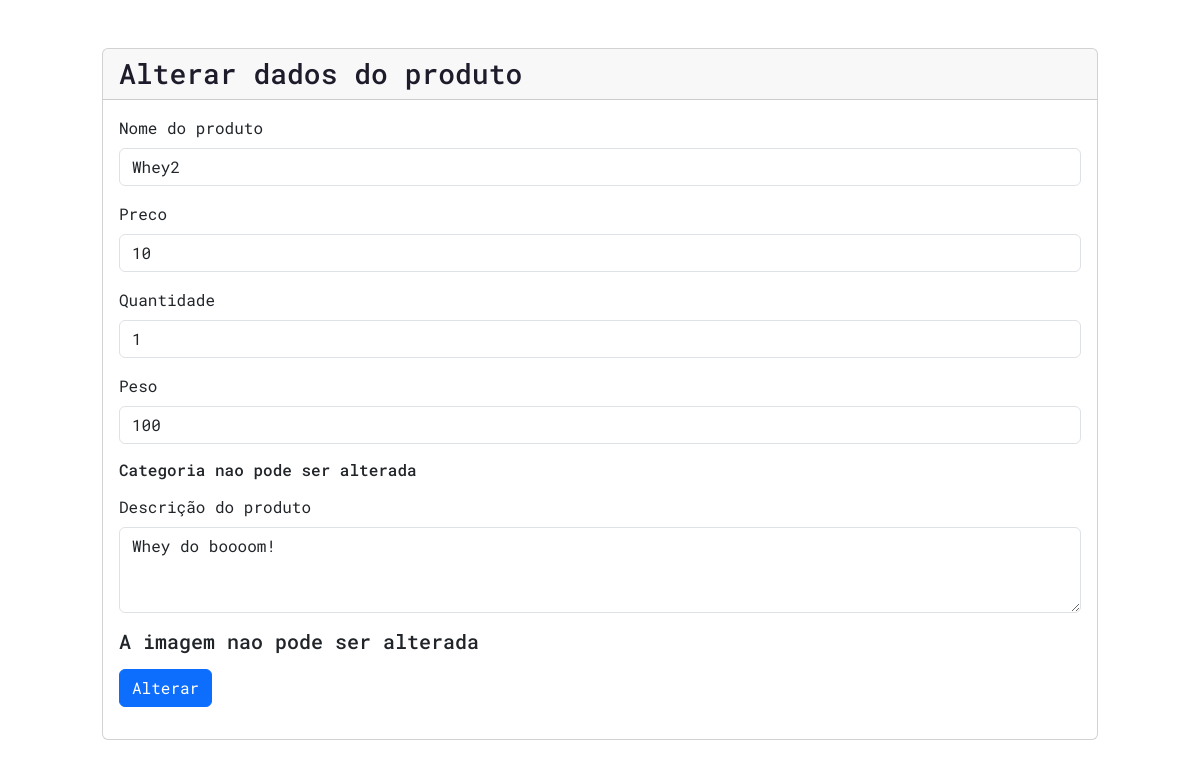
The page /editProduto.php?id=1 on the database as committed earlier.
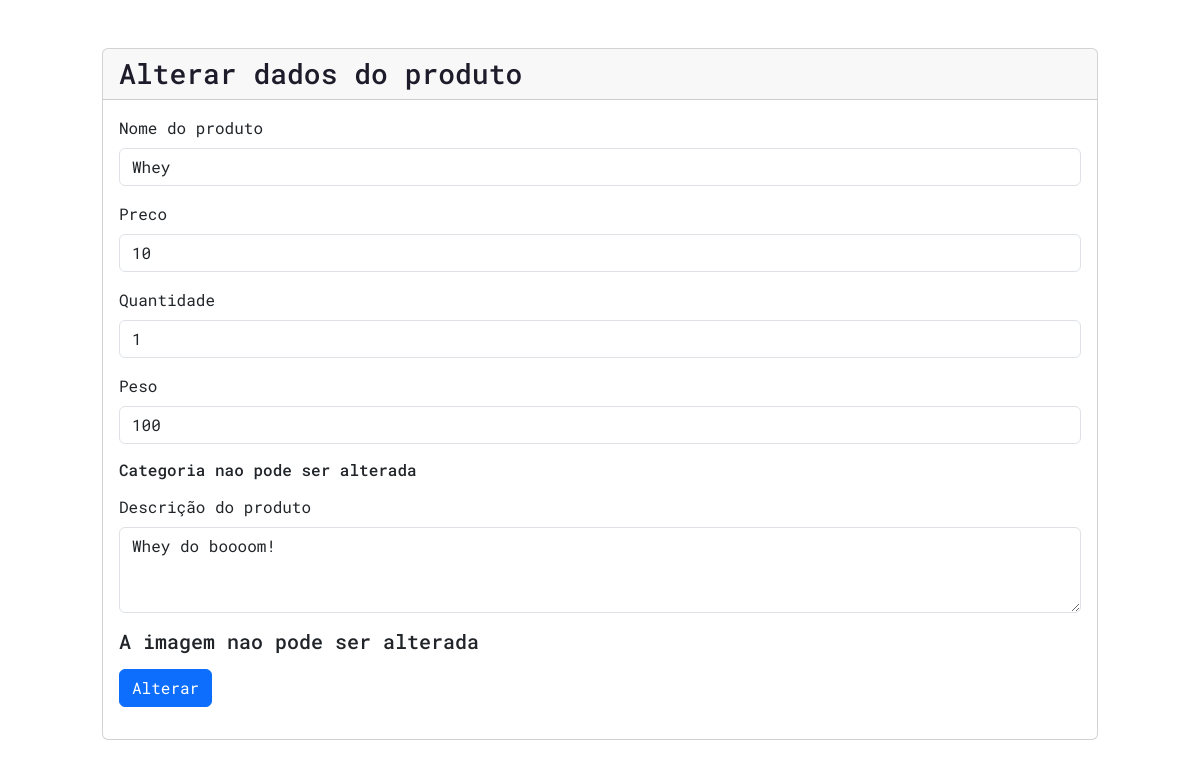
The same page on the database as committed later.
### tables this page shows
CREATE TABLE `produto` (
  `idProduto` int(11) NOT NULL,
  `fk_Lojista_ID` int(11) NOT NULL,
  `fk_Categoria_Produto_ID` int(11) DEFAULT NULL,
  `Nome` varchar(100) DEFAULT NULL,
  `Preco` float DEFAULT NULL,
  `Quantidade` int(11) DEFAULT NULL,
  `Peso` float DEFAULT NULL,
  `Foto` blob DEFAULT NULL,
  `Descricao` varchar(1000) DEFAULT NULL,
  `imagem` blob DEFAULT NULL
);

### editProduto.php (the view, shortened to what this page needs)
<!DOCTYPE html>
<html lang="Pt-br">
<head>
    <link href="https://cdn.jsdelivr.net/npm/bootstrap@5.3.0-alpha3/dist/css/bootstrap.min.css" rel="stylesheet">
    <link href='https://unpkg.com/boxicons@2.1.2/css/boxicons.min.css' rel='stylesheet'>
    <link rel="stylesheet" href="css/style.css">
</head>
<?php
    include_once('conexao.php');
    if(!empty($_GET['id']))
    {
        $id = $_GET['id'];
        $sqlSelect = "SELECT * FROM produto WHERE idProduto=$id";
        $result = $conn->query($sqlSelect);
        if($result->num_rows > 0)
        {
            while($produto = mysqli_fetch_assoc($result))
            {
                $nome = $produto['Nome'];
                $preco = $produto['Preco'];
                $quantidade = $produto['Quantidade'];
                $peso = $produto['Peso'];
                $descricao = $produto['Descricao'];
            }
        }
        else
        {
            header('Location: listarProdutos.php');
        }
    }
    else
    {
        header('Location: listarProdutos.php');
    }
?>
<div class='.container-fluid'>
        <div class="row justify-content-center pt-5">
            <div class='col-10'>
                <div class="card">
                    <h3 class="card-header text-dark">Alterar dados do produto</h3>
                    <div class="card-body">
                        <div class='col'>
                            <form action="saveEdit.php" method="POST">
                                <div class="mb-3">
                                    <label for="Nome" class="form-label">Nome do produto</label>
                                    <input type="text" name="Nome" class="form-control" id="Nome" value = <?php echo $nome?> >
                                </div>
                                <div class="mb-3">
                                    <label for="Preco" class="form-label">Preco</label>
                                    <input type="text" name="Preco" class="form-control" id="Preco" value = <?php echo $preco?> >
                                </div>
                                <div class="mb-3">
                                    <label for="Quantidade" class="form-label">Quantidade</label>
                                    <input type="text" name="Quantidade" class="form-control" id="Quantidade" value = <?php echo $quantidade?> >
                                </div>
                                <div class="mb-3">
                                    <label for="Peso" class="form-label">Peso</label>
                                    <input type="text" name="Peso" class="form-control" id="Peso" value = <?php echo $peso?> >
                                </div>
                                <div class="mb-3">
                                    <h6>Categoria nao pode ser alterada</h6>
                                </div>
                                <div class="mb-3">
                                    <label for="Descricao" class="form-label">Descrição do produto</label>
                                    <textarea name="Descricao" class="form-control" id="Descricao" rows="3" value = <?php echo $descricao?> ><?php echo $descricao?></textarea>
                                </div>
                                <div class="mb-3">
                                    <H5>A imagem nao pode ser alterada</H5>
                                </div>
                                <div class="mb-3">
                                    <button name ="update" type="update" class="btn btn-primary">Alterar</button>
                                </div>
                            </form>
                        </div>
                    </div>
                </div>
            </div>
        </div>
    </div>

### css/style.css (style rules this page uses)
* { margin: 0; padding: 0; box-sizing: border-box; font-family: 'Roboto Mono', monospace; list-style: none; text-decoration: none; }
:root { --red:#d63a25; --white:#fff; --dark:#1e1c2a; }
.text-dark { color: var(--dark) !important; }

Rows that differ between the two databases and show on the page:
changed produto "Whey do boooom!": Nome "Whey2" → (not shown)
Other text that changed with them:
form field Nome: (not shown) → "Whey"
